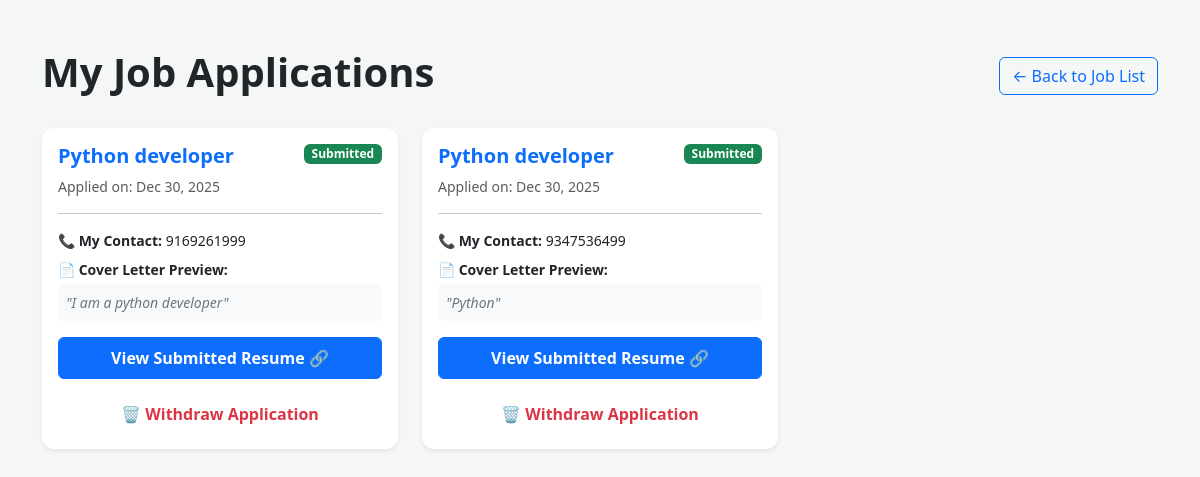
/my-applications/ (signed in), run on the app's committed database.
### jobs/models.py (models this page shows, shortened)
class Application(models.Model):
    job = models.ForeignKey(Job, on_delete=models.CASCADE)
    applicant = models.ForeignKey(User, on_delete=models.CASCADE)
    resume_link = models.URLField()
    cover_letter = models.TextField(null=True, blank=True)
    phone_number = models.CharField(max_length=15, null=True, blank=True)
    applied_at = models.DateTimeField(auto_now_add=True)

class Job(models.Model):
    employer = models.ForeignKey(User, on_delete=models.CASCADE)
    title = models.CharField(max_length=200)
    description = models.TextField()
    location = models.CharField(max_length=100)
    salary = models.PositiveIntegerField()
    created_at = models.DateTimeField(auto_now_add=True)
    is_active = models.BooleanField(default=True)

### jobs/views.py (the view)
# urls.py: path('my-applications/', my_applications, name='my_applications'),
@login_required
def my_applications(request):
    user_apps = Application.objects.filter(applicant=request.user)
    return render(request, 'jobs/my_applications.html', {'applications': user_apps})

### jobs/templates/jobs/my_applications.html (shortened to what this page needs)
<!DOCTYPE html>
<html lang="en">
<head>
    <link href="https://cdn.jsdelivr.net/npm/bootstrap@5.3.0/dist/css/bootstrap.min.css" rel="stylesheet">
</head>
<body>
<div class="container py-5">
    <div class="d-flex justify-content-between align-items-center mb-4">
        <h1 class="fw-bold">My Job Applications</h1>
        <a href="{% url 'home' %}" class="btn btn-outline-primary">← Back to Job List</a>
    </div>
    <div class="row">
        {% for app in applications %}
        <div class="col-md-6 col-lg-4 mb-4">
            <div class="card app-card shadow-sm h-100">
                <div class="card-body">
                    <div class="d-flex justify-content-between align-items-start mb-2">
                        <h5 class="card-title text-primary fw-bold mb-0">{{ app.job.title }}</h5>
                        <span class="badge bg-success small">Submitted</span>
                    </div>
                    <p class="text-muted small mb-3">Applied on: {{ app.applied_at|date:"M d, Y" }}</p>
                    <hr>
                    <div class="mb-3">
                        <p class="mb-1 small text-dark"><strong>📞 My Contact:</strong> {{ app.phone_number }}</p>
                        <p class="mb-1 small text-dark mt-2"><strong>📄 Cover Letter Preview:</strong></p>
                        <p class="text-secondary small fst-italic p-2 bg-light rounded">
                            "{{ app.cover_letter|truncatechars:100 }}"
                        </p>
                    </div>
                    <div class="d-grid mt-auto">
                       <a href="{{ app.resume_link }}" target="_blank" class="btn btn-primary w-100 py-2 fw-bold">
    View Submitted Resume 🔗
</a>
<div class="mt-3 text-center">
    <form action="{% url 'withdraw_application' app.id %}" method="GET">
        <button type="submit" class="btn btn-link text-danger text-decoration-none fw-bold small">
            🗑 Withdraw Application
        </button>
    </form>
</div>
                    </div>
                </div>
            </div>
        </div>
        {% endfor %}
    </div>
</div>
</body>
</html>

### jobs/templates/jobs/my_applications.html (style rules this page uses)
body { background-color: #f4f7f6; }
.app-card { border: none; border-radius: 12px; transition: transform 0.2s; }

### data on the page
Application: job "Python developer", applied_at "Dec 30, 2025", phone_number "9169261999", cover_letter "I am a python developer"
Application: job "Python developer", applied_at "Dec 30, 2025", phone_number "9347536499", cover_letter "Python"
